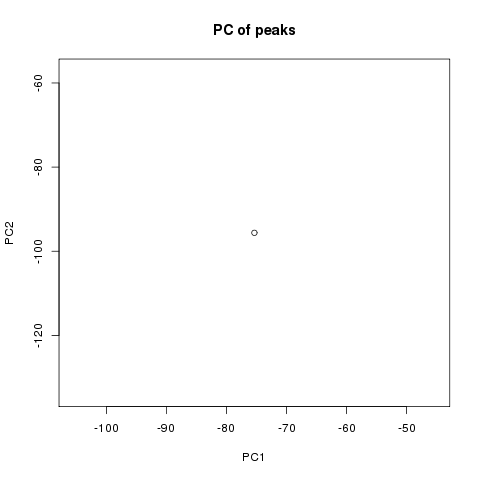

Recreate this plot in R.
#!/usr/bin/env Rscript

library(RPostgreSQL)
library(data.table)

drv <- dbDriver("PostgreSQL")
con <- dbConnect(drv, dbname="cogdec")

query <- "SELECT patient_id, chrom, peak_start, value FROM acetylation"
data <- dbGetQuery(con, query)
dbDisconnect(con)

setDT(data)

mtx.patient <- dcast.data.table(data, chrom + peak_start ~ patient_id)[,c("chrom", "peak_start") := NULL]
pc.patient <- prcomp(mtx.patient, scale.=TRUE)

mtx.peak <- dcast.data.table(data, patient_id ~ chrom + peak_start)[, patient_id := NULL]
pc.peak <- prcomp(mtx.peak, scale.=TRUE)

png("acetylation_pca.png")
plot(pc.patient$x[1], pc.patient$x[2], main="PC of patients", xlab="PC1", ylab="PC2")
plot(pc.peak$x[1], pc.peak$x[2], main="PC of peaks", xlab="PC1", ylab="PC2")
dev.off()
